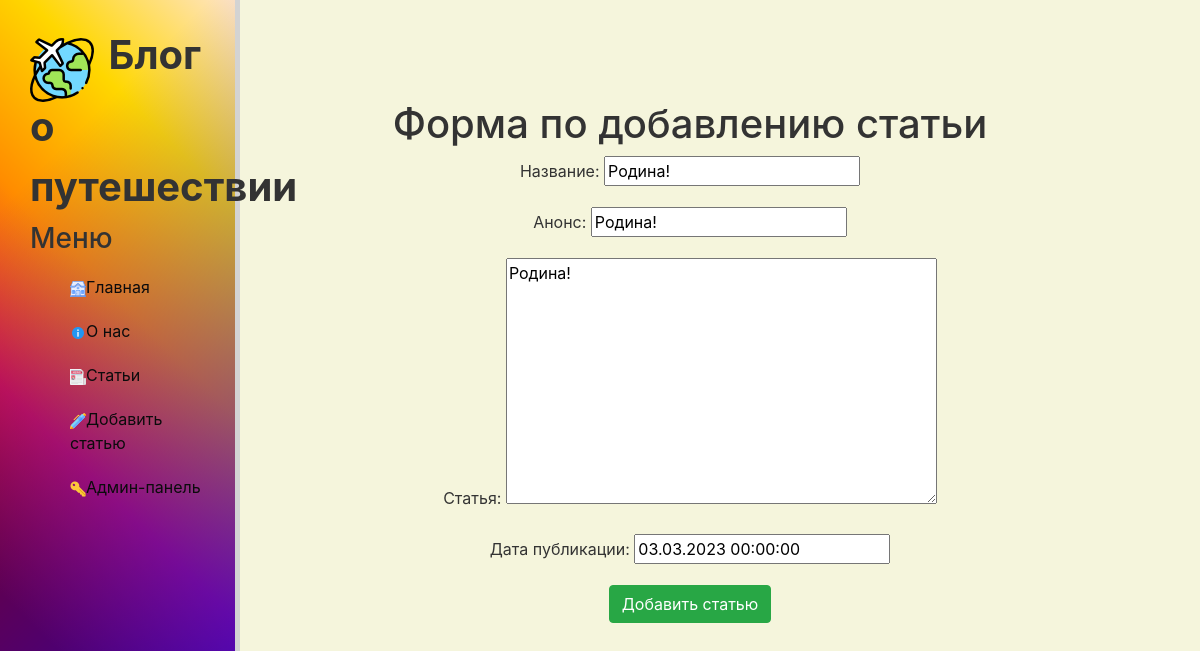
The app's page /news/7/update with its own data.
### news/models.py (models this page shows, shortened)
class Artiles(models.Model):
    title = models.CharField('Название', max_length=50)
    anons = models.CharField('Анонс', max_length=250)
    full_text = models.TextField('Статья')
    date = models.DateTimeField('Дата публикации')
    class Meta:
        verbose_name = "Статья"
        verbose_name_plural = "Статьи"

### news/views.py (the view)
# urls.py: path('<int:pk>/update', views.PostUpdateView.as_view(), name='post_update_view'),
class PostUpdateView(UpdateView):
    model = Artiles
    template_name = 'news/write_article.html'
    form_class = ArtilesForm

### news/forms.py
class ArtilesForm(ModelForm):
    class Meta:
        model = Artiles
        fields = ['title', 'anons', 'full_text', 'date']

### news/templates/news/write_article.html (shortened to what this page needs)
{% extends 'main/base.html' %}
{% block content %}
<div class="features">
    <h1>Форма по добавлению статьи</h1>
    <form method="post">
        {{ form.as_p }}
        <button class="btn btn-success" type="submit">Добавить статью</button>
    </form>
</div>
{% endblock %}

### main/static/main/css/main.css (style rules this page uses)
body { background-color: #f5f5dc; }

### records on screen
Artiles: title "Родина!", anons "Родина!", full_text "Родина!", date "03.03.2023 00:00:00"
